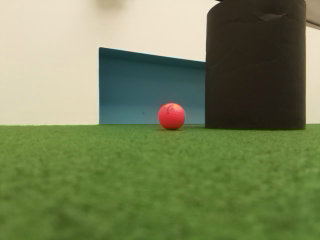
#> input picture Vision/Test_colour1.png, 320 x 240 px, given in place of the camera
$ python Kate.py
#> lines starting #> are read from the running program, lines starting #| are printed output that depends on the picture; after the words box and inside, x2 and y2 are one past the last pixel; in counts of white or black regions, pixels touching at a corner belong together
# from picamera.array import PiRGBArray
# from picamera import PiCamera
import numpy as np
import cv2
import time
import math


class visionProcess():
    def __init__(self):
        # threading.Thread.__init__(self)
        # initialize the camera and grab a reference to the raw camera capture
        print("initialising")
        self.camera = cv2.VideoCapture(0)

        # allow the camera to warmup
        time.sleep(1)

        print("not failed")

        self.img = None
        self.hsv_img = None

        while (self.camera.isOpened()):
            ret, frame = self.camera.read()
#> frame is the input picture: shape (240, 320, 3); mean B, G, R 88.3, 130.1, 118.9
            if ret == True:
                self.img = np.array(frame)
                self.hsv_img = cv2.cvtColor(self.img, cv2.COLOR_BGR2HSV)
#> self.hsv_img: shape (240, 320, 3); mean H, S, V 37.4, 107.4, 135.1
                print("great success")

                if cv2.waitKey(1) & 0xFF == ord('q'):
#> (key q is pressed here)
                    break
            else:
                break

        print("initialised")
        self.finish = False

        self.degrees_pixel = 0.07775
        self.focal_length = 591.07  # focal length of the camera in pixels
        self.fov = 62.2
        self.width_ball = 4.3  # width of the ball in cm
        self.width_obstacle = 18.0  # width of the obstacle in cm
        self.width_goal = 700.0  # width of the obstacle in cm

    def stop(self):
        self.finish = True
        self.camera.close()
        self.camera.release()
        cv2.destroyAllWindows()

    def refresh(self):
        while (self.camera.isOpened()):
            ret, frame = self.camera.read()
            if ret == True:
                self.img = np.array(frame)
                self.hsv_img = cv2.cvtColor(self.img, cv2.COLOR_BGR2HSV)
                print("great success2")
                if cv2.waitKey(1) & 0xFF == ord('q'):
                    break
            else:
                break

    def allRB(self):
        # Finding Ball
        lower_orange = np.array([0, 25, 0])
        upper_orange = np.array([15, 255, 255])
        threshorange = cv2.inRange(self.hsv_img, lower_orange, upper_orange)
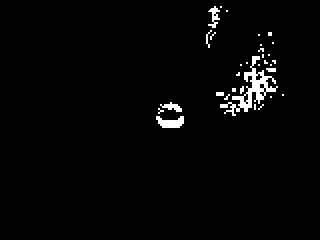
#> threshorange: shape (240, 320); 2.1% white; 32 white regions (24 under 20 px), largest, box (x1, y1, x2, y2) and area: (220, 56, 278, 116) 844, (156, 116, 184, 128) 224, (208, 6, 220, 28) 122
        threshorange = cv2.erode(threshorange, None, iterations=2)
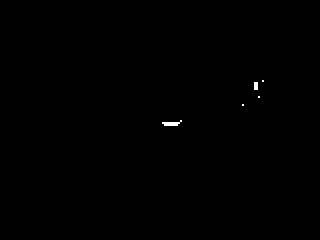
#> threshorange: shape (240, 320); 0.15% white; 5 white regions (3 under 20 px), largest, box (x1, y1, x2, y2) and area: (162, 120, 182, 126) 68, (254, 82, 258, 90) 32
        threshorange = cv2.dilate(threshorange, None, iterations=2)
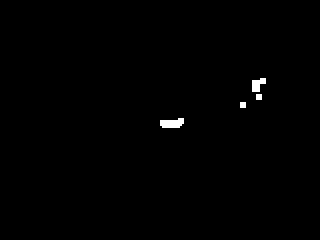
#> threshorange: shape (240, 320); 0.51% white; 4 white regions

        orange_cnts = cv2.findContours(threshorange.copy(), cv2.RETR_EXTERNAL, cv2.CHAIN_APPROX_SIMPLE)[-2]
#> orange_cnts = 4 contours; box (x1, y1, x2, y2) and area: (160, 118, 184, 128) 157, (252, 78, 266, 92) 106, (240, 102, 246, 108) 25, (256, 94, 262, 100) 25

        if len(orange_cnts) == 0:
            ball_xpos = None
            ball_ypos = None
            ball_radius = None
            ball_bearing = None
            ball_distance = None

        elif len(orange_cnts) > 0:
            cnts = max(orange_cnts, key=cv2.contourArea)  # largest contour
#> cnts = contour of 16 points, box (x1, y1, x2, y2) (160, 118, 184, 128), area 157
            ((ball_xpos, ball_ypos), ball_radius) = cv2.minEnclosingCircle(cnts)  # circle
#> ball_xpos = 171.5; ball_ypos = 121.5; ball_radius = 12.02

            M = cv2.moments(cnts)  # Centroid
#> M = moments, m00 157, centre m10/m00, m01/m00 = (171.6, 123)
            #        ball_centre = ( int(M['m10'] / M['m00']), int(M['m01'] / M['m00']) )

            #        cv2.circle(copy_img, (int(ball_xpos), int(ball_ypos)), int(ball_radius), (0, 255, 0), 2)
            #        cv2.circle(copy_img, ball_centre, 1, (0,0,255), -1)

            if ball_radius > 1:

#> (the run stopped early here; a loop or call above may not have finished)

$ run again, on Vision/Test_colour3.png
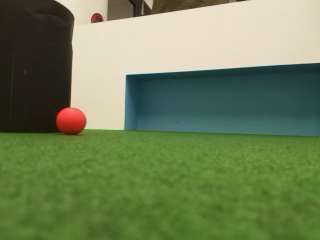
#> input picture Vision/Test_colour3.png, 320 x 240 px, given in place of the camera
#> in __init__, frame is the input picture: shape (240, 320, 3); mean B, G, R 88.4, 128, 112.4
#> self.hsv_img: shape (240, 320, 3); mean H, S, V 41.9, 110.1, 132.8
#> in allRB, `threshorange = cv2.inRange(self.hsv_img, lower_orange, upper_orange)`:
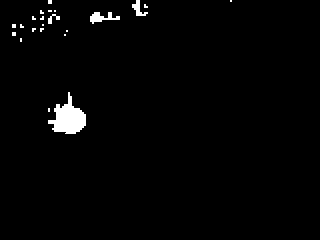
#> threshorange: shape (240, 320); 1.8% white; 22 white regions (18 under 20 px), largest, box (x1, y1, x2, y2) and area: (48, 92, 86, 134) 849, (90, 12, 120, 24) 176, (132, 0, 148, 16) 108, (48, 14, 60, 24) 52
#> in allRB, `threshorange = cv2.dilate(threshorange, None, iterations=2)`:
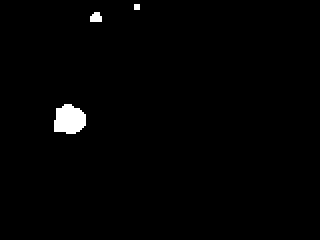
#> threshorange: shape (240, 320); 1.2% white; 3 white regions
#> orange_cnts = 3 contours; box (x1, y1, x2, y2) and area: (54, 104, 86, 134) 702, (90, 12, 102, 22) 80, (134, 4, 140, 10) 25
#> cnts = contour of 43 points, box (x1, y1, x2, y2) (54, 104, 86, 134), area 702
#> ball_xpos = 68.5; ball_ypos = 120.7; ball_radius = 17.8
#> M = moments, m00 701.5, centre m10/m00, m01/m00 = (69.05, 119.3)

$ run again, on Vision/distTest.png
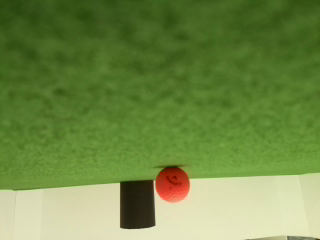
#> input picture Vision/distTest.png, 320 x 240 px, given in place of the camera
#> in __init__, frame is the input picture: shape (240, 320, 3); mean B, G, R 70.9, 137.6, 112.6
#> self.hsv_img: shape (240, 320, 3); mean H, S, V 40.1, 141.4, 139.5
#> in allRB, `threshorange = cv2.inRange(self.hsv_img, lower_orange, upper_orange)`:
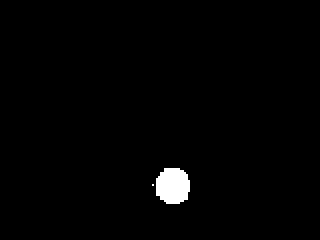
#> threshorange: shape (240, 320); 1.3% white; 2 white regions (1 under 20 px), largest, box (x1, y1, x2, y2) and area: (156, 168, 190, 204) 1020
#> in allRB, `threshorange = cv2.erode(threshorange, None, iterations=2)`:
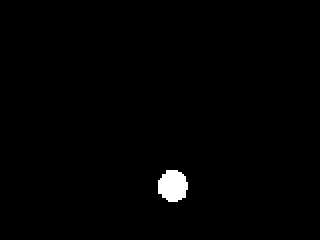
#> threshorange: shape (240, 320); 0.98% white; 1 white region, box (x1, y1, x2, y2) and area: (158, 170, 188, 202) 756
#> orange_cnts = 1 contour; box (x1, y1, x2, y2) and area: (156, 168, 190, 204) 958
#> cnts = contour of 43 points, box (x1, y1, x2, y2) (156, 168, 190, 204), area 958
#> ball_xpos = 173; ball_ypos = 185.4; ball_radius = 19.55
#> M = moments, m00 957.5, centre m10/m00, m01/m00 = (172.5, 185.5)
